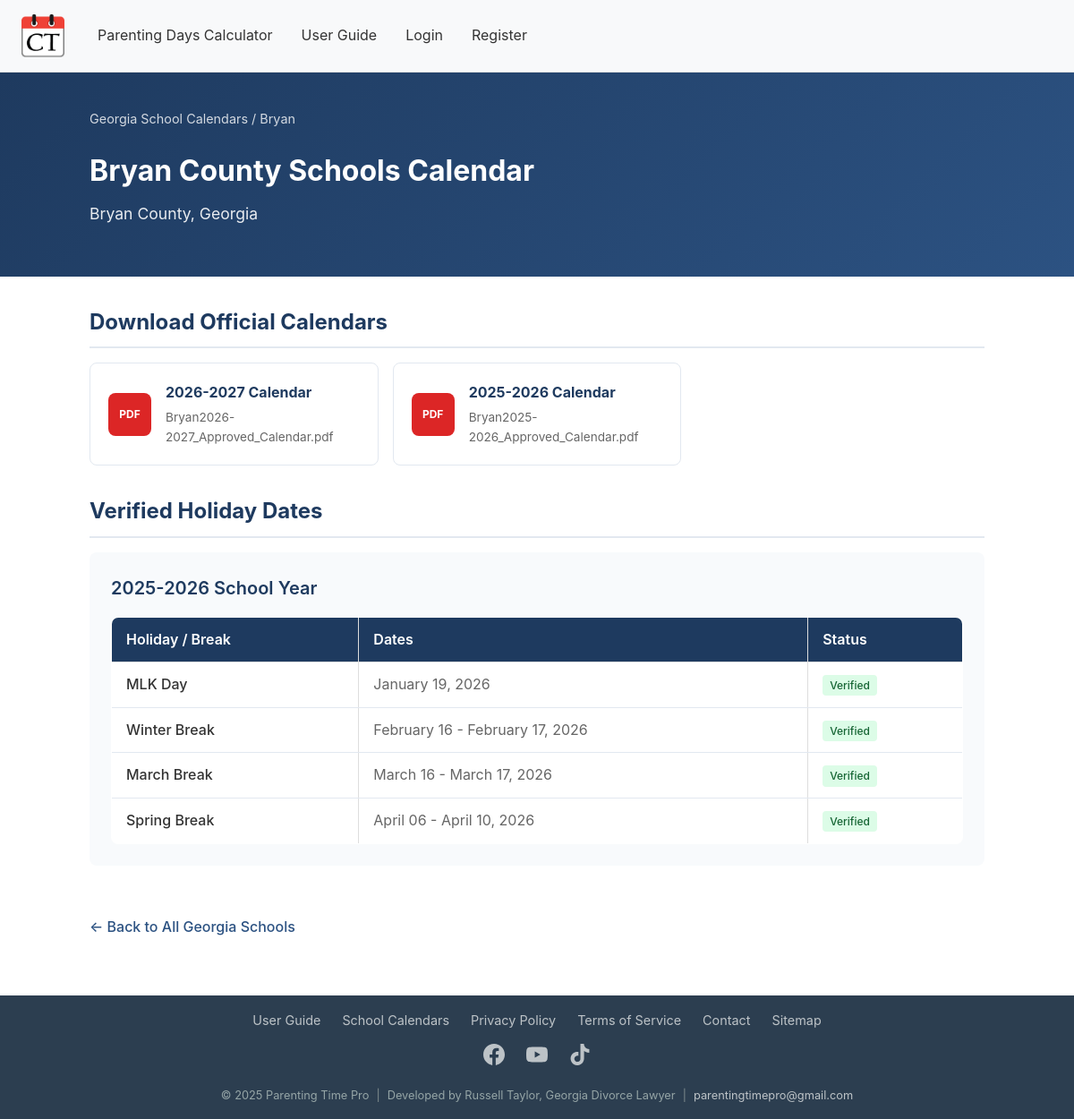
Screenshot of /georgia-school-calendars/bryan with the database file from the repository.
### models.py (models this page shows, shortened)
class SchoolEntity(db.Model):
    __tablename__ = 'school_entity'
    id = db.Column(db.Integer, primary_key=True)
    entity_type = db.Column(db.String(20), nullable=False, default='public_district')
    district_name = db.Column(db.String(255), nullable=False)
    normalized_name = db.Column(db.String(255), nullable=False, index=True)
    county = db.Column(db.String(100), nullable=True, index=True)
    nces_id = db.Column(db.String(50), nullable=True)
    is_active = db.Column(db.Boolean, default=True)
    website = db.Column(db.String(500), nullable=True)
    official_website = db.Column(db.String(500), nullable=True)  # Main school district website
    calendar_page_url = db.Column(db.String(500), nullable=True)  # Direct link to calendar page
    slug = db.Column(db.String(100), nullable=True, unique=True, index=True)  # URL-friendly name
    created_at = db.Column(db.DateTime, default=datetime.utcnow)
    updated_at = db.Column(db.DateTime, default=datetime.utcnow, onupdate=datetime.utcnow)
    __table_args__ = (
        db.UniqueConstraint('entity_type', 'normalized_name', 'county', name='uix_entity_type_name_county'),
        db.Index('ix_entity_county_name', 'county', 'normalized_name'),
    )

class CalendarFile(db.Model):
    __tablename__ = 'calendar_file'
    id = db.Column(db.Integer, primary_key=True)
    school_entity_id = db.Column(db.Integer, db.ForeignKey('school_entity.id'), nullable=False)
    school_year = db.Column(db.String(20), nullable=False)  # "2025-2026"
    filename = db.Column(db.String(255), nullable=False)  # Original filename
    file_path = db.Column(db.String(500), nullable=False)  # Relative path in Official_Calendars
    file_type = db.Column(db.String(10), default='pdf')  # pdf, png, jpeg
    file_size = db.Column(db.Integer, nullable=True)  # Size in bytes
    created_at = db.Column(db.DateTime, default=datetime.utcnow)
    school_entity = db.relationship('SchoolEntity', backref=db.backref('calendar_files', lazy='dynamic'))
    __table_args__ = (
        db.Index('ix_file_entity_year', 'school_entity_id', 'school_year'),
    )

class VerifiedHoliday(db.Model):
    __tablename__ = 'verified_holiday'
    id = db.Column(db.Integer, primary_key=True)
    school_entity_id = db.Column(db.Integer, db.ForeignKey('school_entity.id'), nullable=False)
    school_year = db.Column(db.String(20), nullable=False)  # "2025-2026"
    name = db.Column(db.String(100), nullable=False)  # "Labor Day", "Spring Break"
    start_date = db.Column(db.Date, nullable=False)
    end_date = db.Column(db.Date, nullable=False)
    is_verified = db.Column(db.Boolean, default=True)  # True for human-verified, False for AI-detected
    source = db.Column(db.String(20), default='manual')  # 'manual', 'ai_detected', 'imported'
    confidence = db.Column(db.Float, nullable=True)  # AI confidence score (0.0-1.0)
    created_at = db.Column(db.DateTime, default=datetime.utcnow)
    updated_at = db.Column(db.DateTime, default=datetime.utcnow, onupdate=datetime.utcnow)
    school_entity = db.relationship('SchoolEntity', backref=db.backref('holidays', lazy='dynamic'))
    __table_args__ = (
        db.Index('ix_holiday_entity_year', 'school_entity_id', 'school_year'),
    )

### main.py (the view)
@main.route('/georgia-school-calendars/<slug>')
def school_calendar_detail(slug):
    entity = SchoolEntity.query.filter_by(slug=slug, is_active=True).first_or_404()
    holidays_by_year = {}
    holidays = VerifiedHoliday.query.filter_by(school_entity_id=entity.id).order_by(
        VerifiedHoliday.school_year.desc(),
        VerifiedHoliday.start_date
    ).all()
    for holiday in holidays:
        if holiday.school_year not in holidays_by_year:
            holidays_by_year[holiday.school_year] = []
        holidays_by_year[holiday.school_year].append(holiday)
    calendar_files = CalendarFile.query.filter_by(school_entity_id=entity.id).order_by(
        CalendarFile.school_year.desc()
    ).all()
    available_years = sorted(holidays_by_year.keys(), reverse=True)
    return render_template('school_calendar_detail.html',
        entity=entity,
        holidays_by_year=holidays_by_year,
        calendar_files=calendar_files,
        available_years=available_years
    )

### templates/school_calendar_detail.html (shortened to what this page needs)
{% extends "base.html" %}
{% block content %}
<div class="school-hero">
    <div class="school-hero-content">
        <div class="breadcrumb">
            <a href="{{ url_for('main.school_calendars_index') }}">Georgia School Calendars</a> / {{ entity.county or 'Georgia' }}
        </div>
        <h1>{{ entity.district_name }} Calendar</h1>
        {% if entity.county %}
        <div class="school-county">{{ entity.county }} County, Georgia</div>
        {% endif %}
    </div>
</div>
<div class="content-container">
    {% if calendar_files %}
    <h2 class="section-title">Download Official Calendars</h2>
    <div class="downloads-grid">
        {% for file in calendar_files %}
        <a href="{{ url_for('main.download_calendar', file_id=file.id) }}" class="download-card">
            <div class="download-icon {% if file.file_type != 'pdf' %}image{% endif %}">
                {{ file.file_type|upper }}
            </div>
            <div class="download-info">
                <h3>{{ file.school_year }} Calendar</h3>
                <p>{{ file.filename }}</p>
            </div>
        </a>
        {% endfor %}
    </div>
    {% endif %}
    <h2 class="section-title">Verified Holiday Dates</h2>
    {% if holidays_by_year %}
        {% for year, holidays in holidays_by_year.items() %}
        <div class="year-section">
            <div class="year-header">{{ year }} School Year</div>
            <table class="holidays-table">
                <thead>
                    <tr>
                        <th>Holiday / Break</th>
                        <th>Dates</th>
                        <th>Status</th>
                    </tr>
                </thead>
                <tbody>
                    {% for holiday in holidays %}
                    <tr>
                        <td class="holiday-name">{{ holiday.name }}</td>
                        <td class="holiday-dates">
                            {% if holiday.start_date == holiday.end_date %}
                                {{ holiday.start_date.strftime('%B %d, %Y') }}
                            {% else %}
                                {{ holiday.start_date.strftime('%B %d') }} - {{ holiday.end_date.strftime('%B %d, %Y') }}
                            {% endif %}
                        </td>
                        <td>
                            <span class="verified-badge">Verified</span>
                        </td>
                    </tr>
                    {% endfor %}
                </tbody>
            </table>
        </div>
        {% endfor %}
    {% else %}
        <div class="no-data">
            No verified holiday dates available yet. Check back soon or download the official calendar PDF above.
        </div>
    {% endif %}
    <a href="{{ url_for('main.school_calendars_index') }}" class="back-link">
        &larr; Back to All Georgia Schools
    </a>
</div>
{% endblock %}

### static/css/styles.css (style rules this page uses)
body { margin: 0; padding: 0; font-family: -apple-system, BlinkMacSystemFont, 'Segoe UI', Roboto, Oxygen, Ubuntu, Cantarell, sans-serif; background-color: #ffffff; color: #333; line-height: 1.6; }
table { width: 100%; border-collapse: collapse; }
table, th, td { border: 1px solid #ddd; }
th, td { text-align: left; }
th { background-color: #f4f4f4; }

### templates/school_calendar_detail.html (style rules this page uses)
.school-hero { background: linear-gradient(135deg, #1e3a5f 0%, #2c5282 100%); color: white; padding: 2.5rem 2rem; margin-bottom: 2rem; }
.school-hero-content { max-width: 1000px; margin: 0 auto; }
.breadcrumb { font-size: 0.9rem; opacity: 0.8; margin-bottom: 1rem; }
.breadcrumb a { color: white; text-decoration: none; }
.school-hero h1 { font-size: 2rem; margin-bottom: 0.5rem; }
.school-county { font-size: 1.1rem; opacity: 0.9; }
.content-container { max-width: 1000px; margin: 0 auto; padding: 0 1rem 2rem; }
.section-title { font-size: 1.5rem; color: #1e3a5f; margin: 2rem 0 1rem; padding-bottom: 0.5rem; border-bottom: 2px solid #e2e8f0; }
.downloads-grid { display: grid; grid-template-columns: repeat(auto-fill, minmax(280px, 1fr)); gap: 1rem; margin-bottom: 2rem; }
.download-card { background: white; border: 1px solid #e2e8f0; border-radius: 8px; padding: 1.25rem; display: flex; align-items: center; gap: 1rem; transition: all 0.2s ease; text-decoration: none; color: inherit; }
.download-icon { width: 48px; height: 48px; background: #dc2626; border-radius: 8px; display: flex; align-items: center; justify-content: center; color: white; font-weight: bold; font-size: 0.75rem; flex-shrink: 0; }
.download-info h3 { margin: 0 0 0.25rem; font-size: 1rem; color: #1e3a5f; }
.download-info p { margin: 0; font-size: 0.85rem; color: #666; }
.year-section { background: #f8fafc; border-radius: 8px; padding: 1.5rem; margin-bottom: 1.5rem; }
.year-header { font-size: 1.25rem; color: #1e3a5f; margin-bottom: 1rem; font-weight: 600; }
.holidays-table { width: 100%; border-collapse: collapse; background: white; border-radius: 8px; overflow: hidden; }
.holidays-table th { background: #1e3a5f; color: white; padding: 0.75rem 1rem; text-align: left; font-weight: 600; }
.holidays-table td { padding: 0.75rem 1rem; border-bottom: 1px solid #e2e8f0; }
.holidays-table tr:last-child td { border-bottom: none; }
.holiday-name { font-weight: 500; }
.holiday-dates { color: #666; }
.verified-badge { display: inline-flex; align-items: center; gap: 0.25rem; background: #dcfce7; color: #166534; padding: 0.125rem 0.5rem; border-radius: 4px; font-size: 0.75rem; font-weight: 500; }
.back-link { display: inline-flex; align-items: center; gap: 0.5rem; color: #2c5282; text-decoration: none; font-weight: 500; margin-top: 2rem; }

### rows the page displays
SchoolEntity: county "Bryan", district_name "Bryan County Schools"
CalendarFile: file_type "PDF", school_year "2026-2027", filename "Bryan2026-2027_Approved_Calendar.pdf"
CalendarFile: file_type "PDF", school_year "2025-2026", filename "Bryan2025-2026_Approved_Calendar.pdf"
VerifiedHoliday: school_year "2025-2026", name "MLK Day", start_date "January 19, 2026"
VerifiedHoliday: name "Winter Break", start_date "February 16", end_date "February 17, 2026"
VerifiedHoliday: name "March Break", start_date "March 16", end_date "March 17, 2026"
VerifiedHoliday: name "Spring Break", start_date "April 06", end_date "April 10, 2026"
